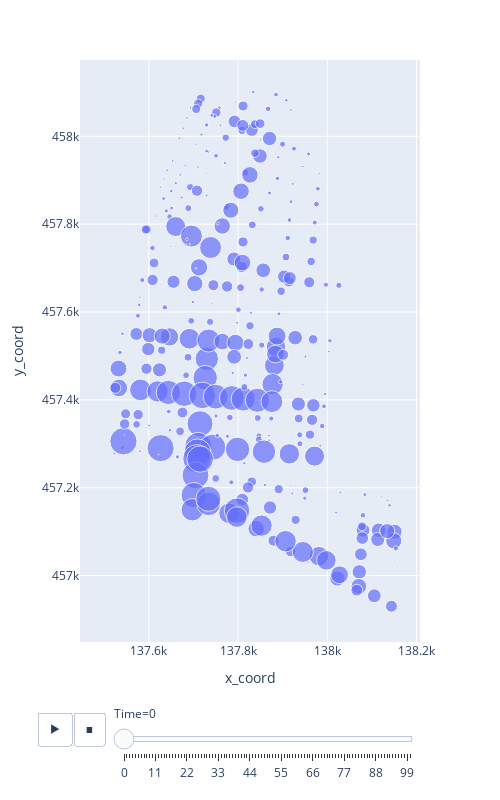

Source (notebook cell):
### Code cell
net = px.scatter(df, x="x_coord", y="y_coord", size="Depth", animation_frame="Time", size_max=20, hover_name="Node",width=500, height=800)
net.show()

### Figure 1 — Plotly figure (JSON) as saved in the notebook; plotly's stock layout.template omitted (floating-point values rounded to 4 significant figures; data arrays with more than 128 entries replaced by an {"elided": "..."} marker saying what was removed)
{"data": [{"hovertemplate": "<b>%{hovertext}</b><br><br>Time=0<br>x_coord=%{x}<br>y_coord=%{y}<br>Depth=%{marker.size}<extra></extra>", "hovertext": {"elided": "318 str values"}, "legendgroup": "", "marker": {"color": "#636efa", "size": {"elided": "318 float values"}, "sizemode": "area", "sizeref": 0.001619, "symbol": "circle"}, "mode": "markers", "name": "", "orientation": "v", "showlegend": false, "type": "scatter", "x": {"elided": "318 float values"}, "xaxis": "x", "y": {"elided": "318 float values"}, "yaxis": "y"}], "layout": {"height": 800, "legend": {"itemsizing": "constant", "tracegroupgap": 0}, "margin": {"t": 60}, "sliders": [{"active": 0, "currentvalue": {"prefix": "Time="}, "len": 0.9, "pad": {"b": 10, "t": 60}, "steps": [{"args": [["0"], {"frame": {"duration": 0, "redraw": false}, "fromcurrent": true, "mode": "immediate", "transition": {"duration": 0, "easing": "linear"}}], "label": "0", "method": "animate"}, {"args": [["1"], {"frame": {"duration": 0, "redraw": false}, "fromcurrent": true, "mode": "immediate", "transition": {"duration": 0, "easing": "linear"}}], "label": "1", "method": "animate"}, {"args": [["2"], {"frame": {"duration": 0, "redraw": false}, "fromcurrent": true, "mode": "immediate", "transition": {"duration": 0, "easing": "linear"}}], "label": "2", "method": "animate"}, {"args": [["3"], {"frame": {"duration": 0, "redraw": false}, "fromcurrent": true, "mode": "immediate", "transition": {"duration": 0, "easing": "linear"}}], "label": "3", "method": "animate"}, {"args": [["4"], {"frame": {"duration": 0, "redraw": false}, "fromcurrent": true, "mode": "immediate", "transition": {"duration": 0, "easing": "linear"}}], "label": "4", "method": "animate"}, {"args": [["5"], {"frame": {"duration": 0, "redraw": false}, "fromcurrent": true, "mode": "immediate", "transition": {"duration": 0, "easing": "linear"}}], "label": "5", "method": "animate"}, {"args": [["6"], {"frame": {"duration": 0, "redraw": false}, "fromcurrent": true, "mode": "immediate", "transition": {"duration": 0, "easing": "linear"}}], "label": "6", "method": "animate"}, {"args": [["7"], {"frame": {"duration": 0, "redraw": false}, "fromcurrent": true, "mode": "immediate", "transition": {"duration": 0, "easing": "linear"}}], "label": "7", "method": "animate"}, {"args": [["8"], {"frame": {"duration": 0, "redraw": false}, "fromcurrent": true, "mode": "immediate", "transition": {"duration": 0, "easing": "linear"}}], "label": "8", "method": "animate"}, {"args": [["9"], {"frame": {"duration": 0, "redraw": false}, "fromcurrent": true, "mode": "immediate", "transition": {"duration": 0, "easing": "linear"}}], "label": "9", "method": "animate"}, {"args": [["10"], {"frame": {"duration": 0, "redraw": false}, "fromcurrent": true, "mode": "immediate", "transition": {"duration": 0, "easing": "linear"}}], "label": "10", "method": "animate"}, {"args": [["11"], {"frame": {"duration": 0, "redraw": false}, "fromcurrent": true, "mode": "immediate", "transition": {"duration": 0, "easing": "linear"}}], "label": "11", "method": "animate"}, {"args": [["12"], {"frame": {"duration": 0, "redraw": false}, "fromcurrent": true, "mode": "immediate", "transition": {"duration": 0, "easing": "linear"}}], "label": "12", "method": "animate"}, {"args": [["13"], {"frame": {"duration": 0, "redraw": false}, "fromcurrent": true, "mode": "immediate", "transition": {"duration": 0, "easing": "linear"}}], "label": "13", "method": "animate"}, {"args": [["14"], {"frame": {"duration": 0, "redraw": false}, "fromcurrent": true, "mode": "immediate", "transition": {"duration": 0, "easing": "linear"}}], "label": "14", "method": "animate"}, {"args": [["15"], {"frame": {"duration": 0, "redraw": false}, "fromcurrent": true, "mode": "immediate", "transition": {"duration": 0, "easing": "linear"}}], "label": "15", "method": "animate"}, {"args": [["16"], {"frame": {"duration": 0, "redraw": false}, "fromcurrent": true, "mode": "immediate", "transition": {"duration": 0, "easing": "linear"}}], "label": "16", "method": "animate"}, {"args": [["17"], {"frame": {"duration": 0, "redraw": false}, "fromcurrent": true, "mode": "immediate", "transition": {"duration": 0, "easing": "linear"}}], "label": "17", "method": "animate"}, {"args": [["18"], {"frame": {"duration": 0, "redraw": false}, "fromcurrent": true, "mode": "immediate", "transition": {"duration": 0, "easing": "linear"}}], "label": "18", "method": "animate"}, {"args": [["19"], {"frame": {"duration": 0, "redraw": false}, "fromcurrent": true, "mode": "immediate", "transition": {"duration": 0, "easing": "linear"}}], "label": "19", "method": "animate"}, {"args": [["20"], {"frame": {"duration": 0, "redraw": false}, "fromcurrent": true, "mode": "immediate", "transition": {"duration": 0, "easing": "linear"}}], "label": "20", "method": "animate"}, {"args": [["21"], {"frame": {"duration": 0, "redraw": false}, "fromcurrent": true, "mode": "immediate", "transition": {"duration": 0, "easing": "linear"}}], "label": "21", "method": "animate"}, {"args": [["22"], {"frame": {"duration": 0, "redraw": false}, "fromcurrent": true, "mode": "immediate", "transition": {"duration": 0, "easing": "linear"}}], "label": "22", "method": "animate"}, {"args": [["23"], {"frame": {"duration": 0, "redraw": false}, "fromcurrent": true, "mode": "immediate", "transition": {"duration": 0, "easing": "linear"}}], "label": "23", "method": "animate"}, {"args": [["24"], {"frame": {"duration": 0, "redraw": false}, "fromcurrent": true, "mode": "immediate", "transition": {"duration": 0, "easing": "linear"}}], "label": "24", "method": "animate"}, {"args": [["25"], {"frame": {"duration": 0, "redraw": false}, "fromcurrent": true, "mode": "immediate", "transition": {"duration": 0, "easing": "linear"}}], "label": "25", "method": "animate"}, {"args": [["26"], {"frame": {"duration": 0, "redraw": false}, "fromcurrent": true, "mode": "immediate", "transition": {"duration": 0, "easing": "linear"}}], "label": "26", "method": "animate"}, {"args": [["27"], {"frame": {"duration": 0, "redraw": false}, "fromcurrent": true, "mode": "immediate", "transition": {"duration": 0, "easing": "linear"}}], "label": "27", "method": "animate"}, {"args": [["28"], {"frame": {"duration": 0, "redraw": false}, "fromcurrent": true, "mode": "immediate", "transition": {"duration": 0, "easing": "linear"}}], "label": "28", "method": "animate"}, {"args": [["29"], {"frame": {"duration": 0, "redraw": false}, "fromcurrent": true, "mode": "immediate", "transition": {"duration": 0, "easing": "linear"}}], "label": "29", "method": "animate"}, {"args": [["30"], {"frame": {"duration": 0, "redraw": false}, "fromcurrent": true, "mode": "immediate", "transition": {"duration": 0, "easing": "linear"}}], "label": "30", "method": "animate"}, {"args": [["31"], {"frame": {"duration": 0, "redraw": false}, "fromcurrent": true, "mode": "immediate", "transition": {"duration": 0, "easing": "linear"}}], "label": "31", "method": "animate"}, {"args": [["32"], {"frame": {"duration": 0, "redraw": false}, "fromcurrent": true, "mode": "immediate", "transition": {"duration": 0, "easing": "linear"}}], "label": "32", "method": "animate"}, {"args": [["33"], {"frame": {"duration": 0, "redraw": false}, "fromcurrent": true, "mode": "immediate", "transition": {"duration": 0, "easing": "linear"}}], "label": "33", "method": "animate"}, {"args": [["34"], {"frame": {"duration": 0, "redraw": false}, "fromcurrent": true, "mode": "immediate", "transition": {"duration": 0, "easing": "linear"}}], "label": "34", "method": "animate"}, {"args": [["35"], {"frame": {"duration": 0, "redraw": false}, "fromcurrent": true, "mode": "immediate", "transition": {"duration": 0, "easing": "linear"}}], "label": "35", "method": "animate"}, {"args": [["36"], {"frame": {"duration": 0, "redraw": false}, "fromcurrent": true, "mode": "immediate", "transition": {"duration": 0, "easing": "linear"}}], "label": "36", "method": "animate"}, {"args": [["37"], {"frame": {"duration": 0, "redraw": false}, "fromcurrent": true, "mode": "immediate", "transition": {"duration": 0, "easing": "linear"}}], "label": "37", "method": "animate"}, {"args": [["38"], {"frame": {"duration": 0, "redraw": false}, "fromcurrent": true, "mode": "immediate", "transition": {"duration": 0, "easing": "linear"}}], "label": "38", "method": "animate"}, {"args": [["39"], {"frame": {"duration": 0, "redraw": false}, "fromcurrent": true, "mode": "immediate", "transition": {"duration": 0, "easing": "linear"}}], "label": "39", "method": "animate"}, {"args": [["40"], {"frame": {"duration": 0, "redraw": false}, "fromcurrent": true, "mode": "immediate", "transition": {"duration": 0, "easing": "linear"}}], "label": "40", "method": "animate"}, {"args": [["41"], {"frame": {"duration": 0, "redraw": false}, "fromcurrent": true, "mode": "immediate", "transition": {"duration": 0, "easing": "linear"}}], "label": "41", "method": "animate"}, {"args": [["42"], {"frame": {"duration": 0, "redraw": false}, "fromcurrent": true, "mode": "immediate", "transition": {"duration": 0, "easing": "linear"}}], "label": "42", "method": "animate"}, {"args": [["43"], {"frame": {"duration": 0, "redraw": false}, "fromcurrent": true, "mode": "immediate", "transition": {"duration": 0, "easing": "linear"}}], "label": "43", "method": "animate"}, {"args": [["44"], {"frame": {"duration": 0, "redraw": false}, "fromcurrent": true, "mode": "immediate", "transition": {"duration": 0, "easing": "linear"}}], "label": "44", "method": "animate"}, {"args": [["45"], {"frame": {"duration": 0, "redraw": false}, "fromcurrent": true, "mode": "immediate", "transition": {"duration": 0, "easing": "linear"}}], "label": "45", "method": "animate"}, {"args": [["46"], {"frame": {"duration": 0, "redraw": false}, "fromcurrent": true, "mode": "immediate", "transition": {"duration": 0, "easing": "linear"}}], "label": "46", "method": "animate"}, {"args": [["47"], {"frame": {"duration": 0, "redraw": false}, "fromcurrent": true, "mode": "immediate", "transition": {"duration": 0, "easing": "linear"}}], "label": "47", "method": "animate"}, {"args": [["48"], {"frame": {"duration": 0, "redraw": false}, "fromcurrent": true, "mode": "immediate", "transition": {"duration": 0, "easing": "linear"}}], "label": "48", "method": "animate"}, {"args": [["49"], {"frame": {"duration": 0, "redraw": false}, "fromcurrent": true, "mode": "immediate", "transition": {"duration": 0, "easing": "linear"}}], "label": "49", "method": "animate"}, {"args": [["50"], {"frame": {"duration": 0, "redraw": false}, "fromcurrent": true, "mode": "immediate", "transition": {"duration": 0, "easing": "linear"}}], "label": "50", "method": "animate"}, {"args": [["51"], {"frame": {"duration": 0, "redraw": false}, "fromcurrent": true, "mode": "immediate", "transition": {"duration": 0, "easing": "linear"}}], "label": "51", "method": "animate"}, {"args": [["52"], {"frame": {"duration": 0, "redraw": false}, "fromcurrent": true, "mode": "immediate", "transition": {"duration": 0, "easing": "linear"}}], "label": "52", "method": "animate"}, {"args": [["53"], {"frame": {"duration": 0, "redraw": false}, "fromcurrent": true, "mode": "immediate", "transition": {"duration": 0, "easing": "linear"}}], "label": "53", "method": "animate"}, {"args": [["54"], {"frame": {"duration": 0, "redraw": false}, "fromcurrent": true, "mode": "immediate", "transition": {"duration": 0, "easing": "linear"}}], "label": "54", "method": "animate"}, {"args": [["55"], {"frame": {"duration": 0, "redraw": false}, "fromcurrent": true, "mode": "immediate", "transition": {"duration": 0, "easing": "linear"}}], "label": "55", "method": "animate"}, {"args": [["56"], {"frame": {"duration": 0, "redraw": false}, "fromcurrent": true, "mode": "immediate", "transition": {"duration": 0, "easing": "linear"}}], "label": "56", "method": "animate"}, {"args": [["57"], {"frame": {"duration": 0, "redraw": false}, "fromcurrent": true, "mode": "immediate", "transition": {"duration": 0, "easing": "linear"}}], "label": "57", "method": "animate"}, {"args": [["58"], {"frame": {"duration": 0, "redraw": false}, "fromcurrent": true, "mode": "immediate", "transition": {"duration": 0, "easing": "linear"}}], "label": "58", "method": "animate"}, {"args": [["59"], {"frame": {"duration": 0, "redraw": false}, "fromcurrent": true, "mode": "immediate", "transition": {"duration": 0, "easing": "linear"}}], "label": "59", "method": "animate"}, {"args": [["60"], {"frame": {"duration": 0, "redraw": false}, "fromcurrent": true, "mode": "immediate", "transition": {"duration": 0, "easing": "linear"}}], "label": "60", "method": "animate"}, {"args": [["61"], {"frame": {"duration": 0, "redraw": false}, "fromcurrent": true, "mode": "immediate", "transition": {"duration": 0, "easing": "linear"}}], "label": "61", "method": "animate"}, {"args": [["62"], {"frame": {"duration": 0, "redraw": false}, "fromcurrent": true, "mode": "immediate", "transition": {"duration": 0, "easing": "linear"}}], "label": "62", "method": "animate"}, {"args": [["63"], {"frame": {"duration": 0, "redraw": false}, "fromcurrent": true, "mode": "immediate", "transition": {"duration": 0, "easing": "linear"}}], "label": "63", "method": "animate"}, {"args": [["64"], {"frame": {"duration": 0, "redraw": false}, "fromcurrent": true, "mode": "immediate", "transition": {"duration": 0, "easing": "linear"}}], "label": "64", "method": "animate"}, {"args": [["65"], {"frame": {"duration": 0, "redraw": false}, "fromcurrent": true, "mode": "immediate", "transition": {"duration": 0, "easing": "linear"}}], "label": "65", "method": "animate"}, {"args": [["66"], {"frame": {"duration": 0, "redraw": false}, "fromcurrent": true, "mode": "immediate", "transition": {"duration": 0, "easing": "linear"}}], "label": "66", "method": "animate"}, {"args": [["67"], {"frame": {"duration": 0, "redraw": false}, "fromcurrent": true, "mode": "immediate", "transition": {"duration": 0, "easing": "linear"}}], "label": "67", "method": "animate"}, {"args": [["68"], {"frame": {"duration": 0, "redraw": false}, "fromcurrent": true, "mode": "immediate", "transition": {"duration": 0, "easing": "linear"}}], "label": "68", "method": "animate"}, {"args": [["69"], {"frame": {"duration": 0, "redraw": false}, "fromcurrent": true, "mode": "immediate", "transition": {"duration": 0, "easing": "linear"}}], "label": "69", "method": "animate"}, {"args": [["70"], {"frame": {"duration": 0, "redraw": false}, "fromcurrent": true, "mode": "immediate", "transition": {"duration": 0, "easing": "linear"}}], "label": "70", "method": "animate"}, {"args": [["71"], {"frame": {"duration": 0, "redraw": false}, "fromcurrent": true, "mode": "immediate", "transition": {"duration": 0, "easing": "linear"}}], "label": "71", "method": "animate"}, {"args": [["72"], {"frame": {"duration": 0, "redraw": false}, "fromcurrent": true, "mode": "immediate", "transition": {"duration": 0, "easing": "linear"}}], "label": "72", "method": "animate"}, {"args": [["73"], {"frame": {"duration": 0, "redraw": false}, "fromcurrent": true, "mode": "immediate", "transition": {"duration": 0, "easing": "linear"}}], "label": "73", "method": "animate"}, {"args": [["74"], {"frame": {"duration": 0, "redraw": false}, "fromcurrent": true, "mode": "immediate", "transition": {"duration": 0, "easing": "linear"}}], "label": "74", "method": "animate"}, {"args": [["75"], {"frame": {"duration": 0, "redraw": false}, "fromcurrent": true, "mode": "immediate", "transition": {"duration": 0, "easing": "linear"}}], "label": "75", "method": "animate"}, {"args": [["76"], {"frame": {"duration": 0, "redraw": false}, "fromcurrent": true, "mode": "immediate", "transition": {"duration": 0, "easing": "linear"}}], "label": "76", "method": "animate"}, {"args": [["77"], {"frame": {"duration": 0, "redraw": false}, "fromcurrent": true, "mode": "immediate", "transition": {"duration": 0, "easing": "linear"}}], "label": "77", "method": "animate"}, {"args": [["78"], {"frame": {"duration": 0, "redraw": false}, "fromcurrent": true, "mode": "immediate", "transition": {"duration": 0, "easing": "linear"}}], "label": "78", "method": "animate"}, {"args": [["79"], {"frame": {"duration": 0, "redraw": false}, "fromcurrent": true, "mode": "immediate", "transition": {"duration": 0, "easing": "linear"}}], "label": "79", "method": "animate"}, {"args": [["80"], {"frame": {"duration": 0, "redraw": false}, "fromcurrent": true, "mode": "immediate", "transition": {"duration": 0, "easing": "linear"}}], "label": "80", "method": "animate"}, {"args": [["81"], {"frame": {"duration": 0, "redraw": false}, "fromcurrent": true, "mode": "immediate", "transition": {"duration": 0, "easing": "linear"}}], "label": "81", "method": "animate"}, {"args": [["82"], {"frame": {"duration": 0, "redraw": false}, "fromcurrent": true, "mode": "immediate", "transition": {"duration": 0, "easing": "linear"}}], "label": "82", "method": "animate"}, {"args": [["83"], {"frame": {"duration": 0, "redraw": false}, "fromcurrent": true, "mode": "immediate", "transition": {"duration": 0, "easing": "linear"}}], "label": "83", "method": "animate"}, {"args": [["84"], {"frame": {"duration": 0, "redraw": false}, "fromcurrent": true, "mode": "immediate", "transition": {"duration": 0, "easing": "linear"}}], "label": "84", "method": "animate"}, {"args": [["85"], {"frame": {"duration": 0, "redraw": false}, "fromcurrent": true, "mode": "immediate", "transition": {"duration": 0, "easing": "linear"}}], "label": "85", "method": "animate"}, {"args": [["86"], {"frame": {"duration": 0, "redraw": false}, "fromcurrent": true, "mode": "immediate", "transition": {"duration": 0, "easing": "linear"}}], "label": "86", "method": "animate"}, {"args": [["87"], {"frame": {"duration": 0, "redraw": false}, "fromcurrent": true, "mode": "immediate", "transition": {"duration": 0, "easing": "linear"}}], "label": "87", "method": "animate"}, {"args": [["88"], {"frame": {"duration": 0, "redraw": false}, "fromcurrent": true, "mode": "immediate", "transition": {"duration": 0, "easing": "linear"}}], "label": "88", "method": "animate"}, {"args": [["89"], {"frame": {"duration": 0, "redraw": false}, "fromcurrent": true, "mode": "immediate", "transition": {"duration": 0, "easing": "linear"}}], "label": "89", "method": "animate"}, {"args": [["90"], {"frame": {"duration": 0, "redraw": false}, "fromcurrent": true, "mode": "immediate", "transition": {"duration": 0, "easing": "linear"}}], "label": "90", "method": "animate"}, {"args": [["91"], {"frame": {"duration": 0, "redraw": false}, "fromcurrent": true, "mode": "immediate", "transition": {"duration": 0, "easing": "linear"}}], "label": "91", "method": "animate"}, {"args": [["92"], {"frame": {"duration": 0, "redraw": false}, "fromcurrent": true, "mode": "immediate", "transition": {"duration": 0, "easing": "linear"}}], "label": "92", "method": "animate"}, {"args": [["93"], {"frame": {"duration": 0, "redraw": false}, "fromcurrent": true, "mode": "immediate", "transition": {"duration": 0, "easing": "linear"}}], "label": "93", "method": "animate"}, {"args": [["94"], {"frame": {"duration": 0, "redraw": false}, "fromcurrent": true, "mode": "immediate", "transition": {"duration": 0, "easing": "linear"}}], "label": "94", "method": "animate"}, {"args": [["95"], {"frame": {"duration": 0, "redraw": false}, "fromcurrent": true, "mode": "immediate", "transition": {"duration": 0, "easing": "linear"}}], "label": "95", "method": "animate"}, {"args": [["96"], {"frame": {"duration": 0, "redraw": false}, "fromcurrent": true, "mode": "immediate", "transition": {"duration": 0, "easing": "linear"}}], "label": "96", "method": "animate"}, {"args": [["97"], {"frame": {"duration": 0, "redraw": false}, "fromcurrent": true, "mode": "immediate", "transition": {"duration": 0, "easing": "linear"}}], "label": "97", "method": "animate"}, {"args": [["98"], {"frame": {"duration": 0, "redraw": false}, "fromcurrent": true, "mode": "immediate", "transition": {"duration": 0, "easing": "linear"}}], "label": "98", "method": "animate"}, {"args": [["99"], {"frame": {"duration": 0, "redraw": false}, "fromcurrent": true, "mode": "immediate", "transition": {"duration": 0, "easing": "linear"}}], "label": "99", "method": "animate"}, {"args": [["100"], {"frame": {"duration": 0, "redraw": false}, "fromcurrent": true, "mode": "immediate", "transition": {"duration": 0, "easing": "linear"}}], "label": "100", "method": "animate"}], "x": 0.1, "xanchor": "left", "y": 0, "yanchor": "top"}], "updatemenus": [{"buttons": [{"args": [null, {"frame": {"duration": 500, "redraw": false}, "fromcurrent": true, "mode": "immediate", "transition": {"duration": 500, "easing": "linear"}}], "label": "&#9654;", "method": "animate"}, {"args": [[null], {"frame": {"duration": 0, "redraw": false}, "fromcurrent": true, "mode": "immediate", "transition": {"duration": 0, "easing": "linear"}}], "label": "&#9724;", "method": "animate"}], "direction": "left", "pad": {"r": 10, "t": 70}, "showactive": false, "type": "buttons", "x": 0.1, "xanchor": "right", "y": 0, "yanchor": "top"}], "width": 500, "xaxis": {"anchor": "y", "domain": [0, 1], "title": {"text": "x_coord"}}, "yaxis": {"anchor": "x", "domain": [0, 1], "title": {"text": "y_coord"}}}}
